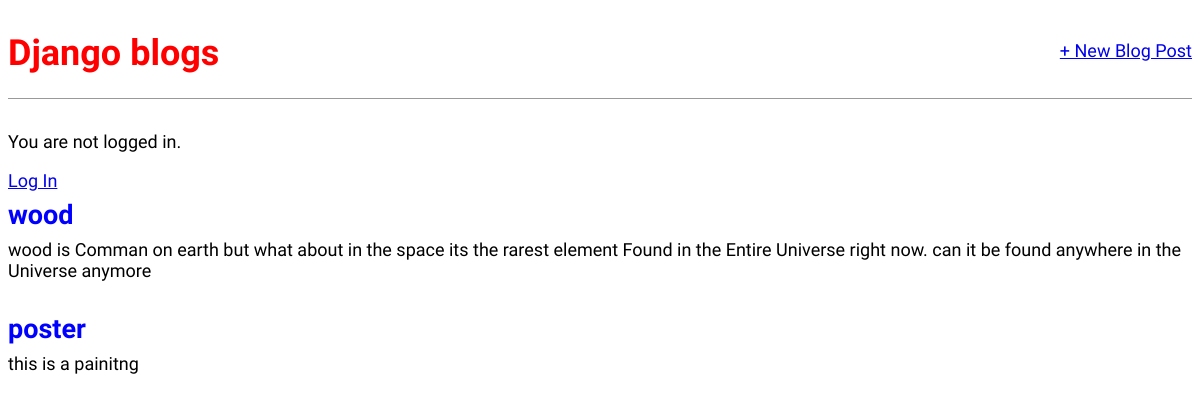
The page / on the database its author committed.
### blog/models.py (models this page shows, shortened)
class Post(models.Model):
    title = models.CharField(max_length=200)
    author = models.ForeignKey(
        'auth.User',
        on_delete=models.CASCADE,
    )
    body = models.TextField()

### blog/views.py (the view)
# urls.py: path('',BlogListView.as_view(), name='home')
class  BlogListView(ListView):
    model = Post
    template_name = 'home.html'

### templates/home.html
{% extends 'base.html' %} {% block content %} {% for post in object_list %}
<div class="post-entry">
  <h2><a href="{% url 'post_details' post.pk %}">{{ post.title }}</a></h2>
  <p>{{ post.body }}</p>
</div>
{% endfor %} {% endblock content %}

### static/css/base.css (style rules this page uses)
body { font-family: "Source Sans Pro", sans-serif; font-size: 18px; }
.post-entry { margin-bottom: 2rem; }
.post-entry h2 { margin: 0.5rem 0; }
.post-entry h2 a, .post-entry h2 a:visited { color: blue; text-decoration: none; }
.post-entry p { margin: 0; font-weight: 400; }

### rows shown on the page
Post: title "wood", body "wood is Comman on earth but what about in the space its the rarest element Found in the Entire Universe right now. can it be found anywhere in the Universe anymore"
Post: title "poster", body "this is a painitng"
